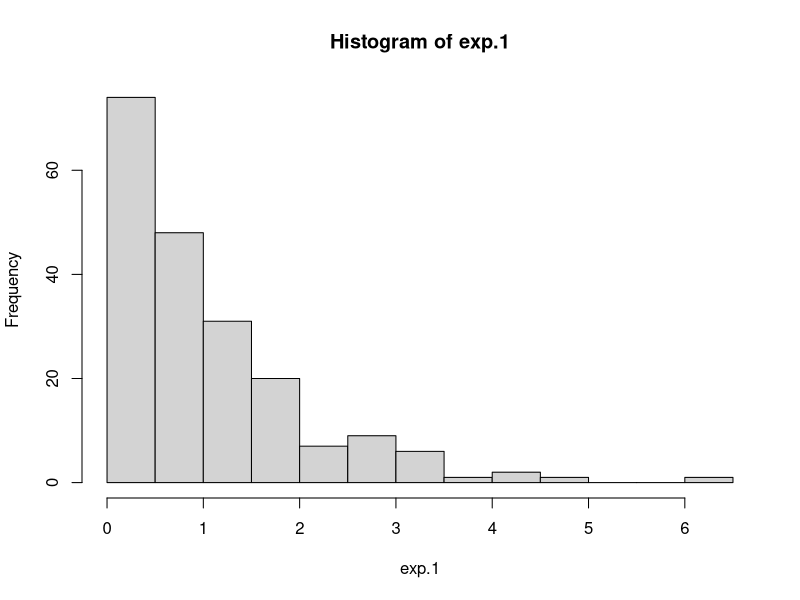
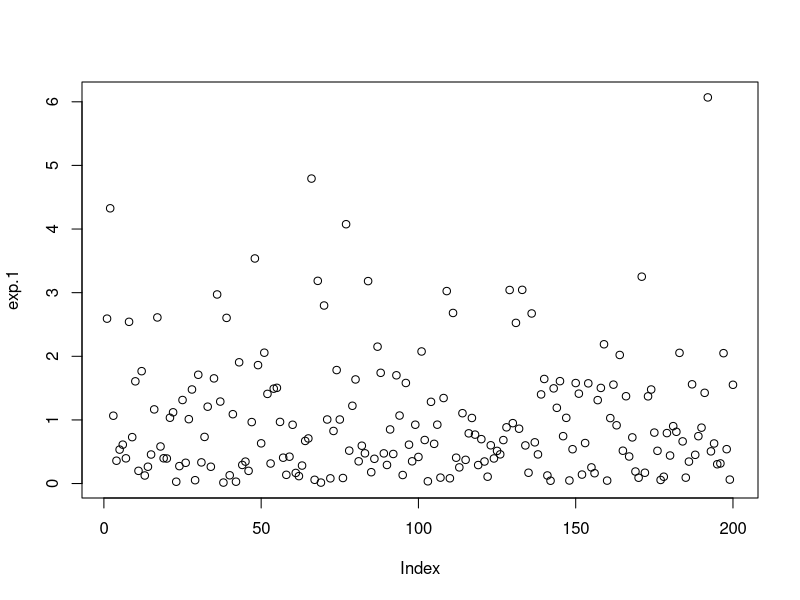
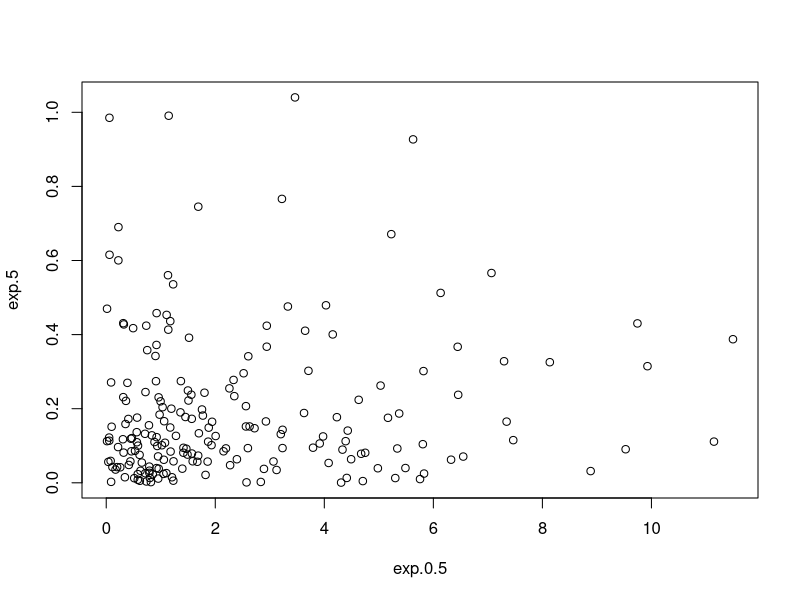
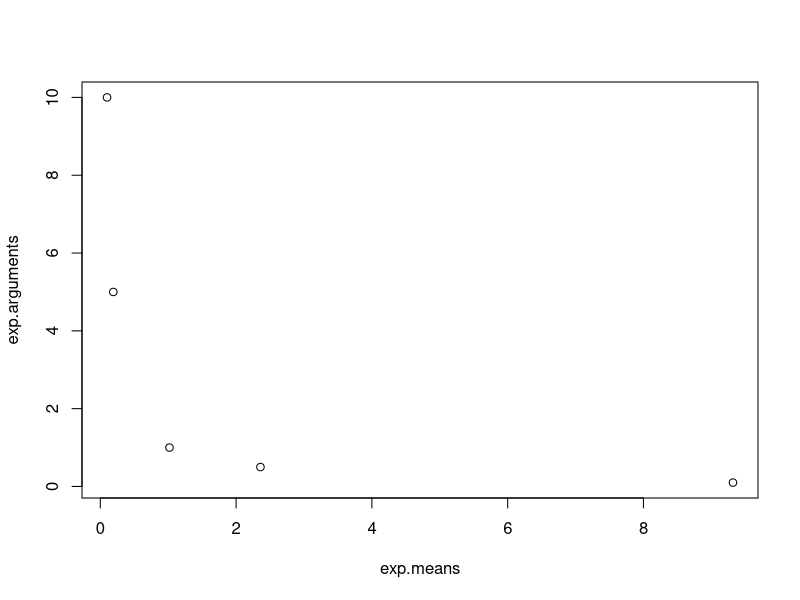
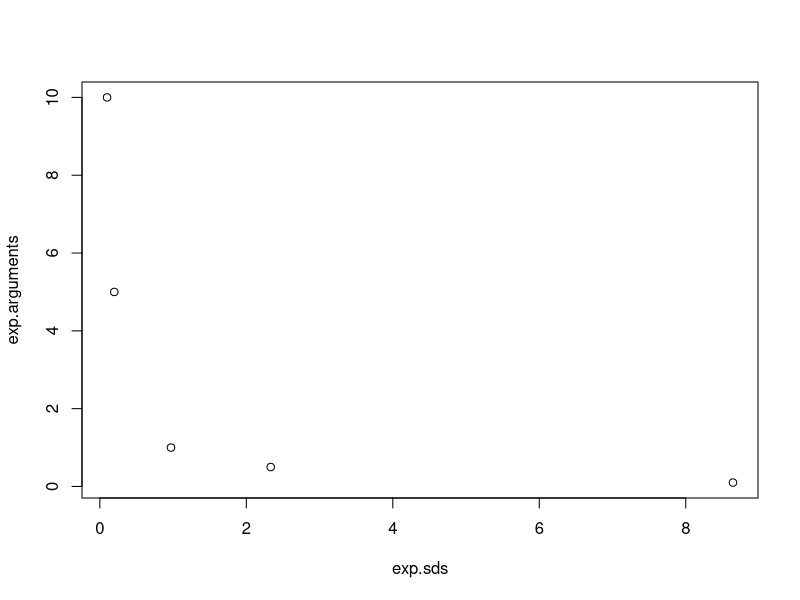
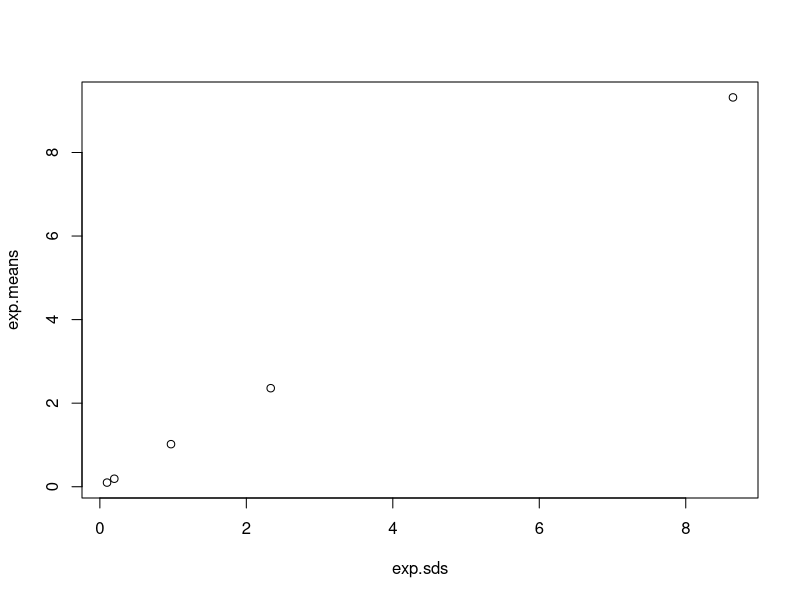
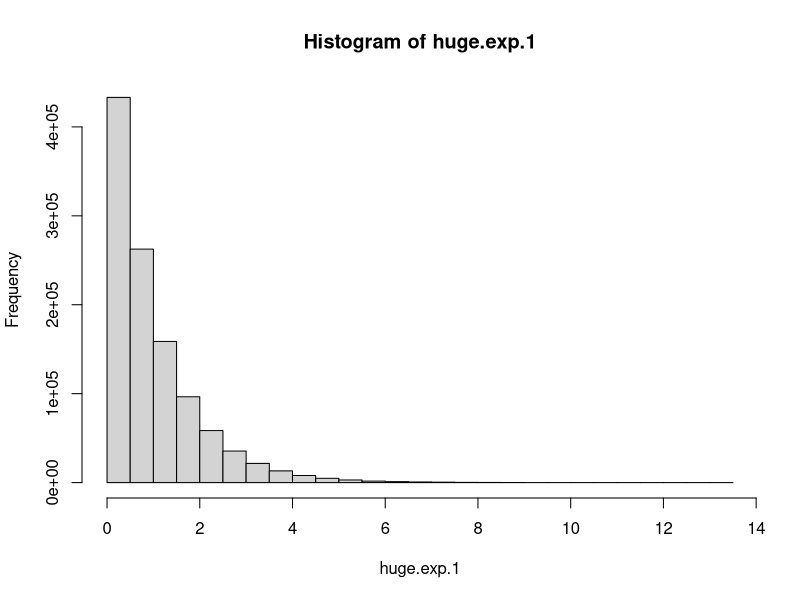
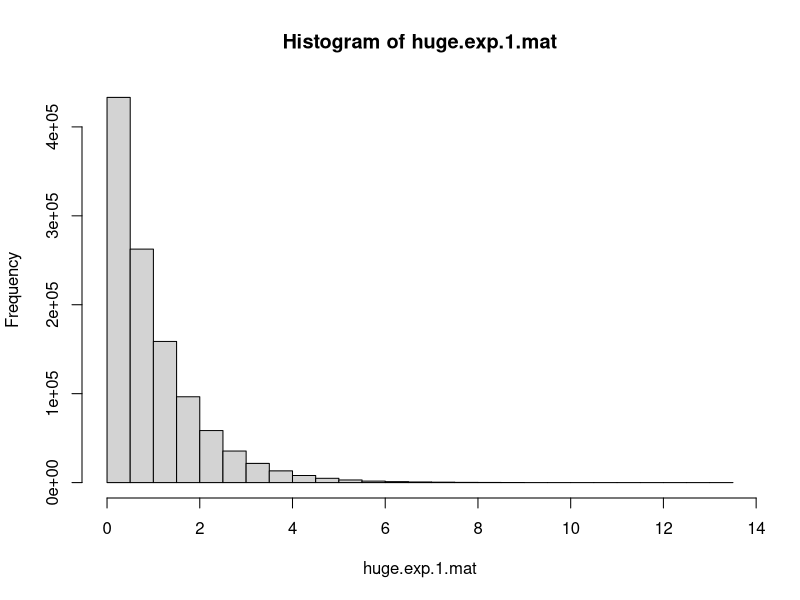

The R script that drew these images, in order:
## ---- chunk 1
knitr::opts_chunk$set(echo = TRUE)
## ---- chunk 2
exp.1 <- rexp(n = 200)
## ---- chunk 3
mean(exp.1)
sd(exp.1)
## ---- chunk 4
exp.0.1 <- rexp(n = 200, rate = 0.1)
exp.0.5 <- rexp(n = 200, rate = 0.5)
exp.5 <- rexp(n = 200, rate = 5)
exp.10 <- rexp(n = 200, rate = 10)
## ---- chunk 5
hist(exp.1)
## ---- chunk 6
plot(exp.1)
## ---- chunk 7
plot(exp.0.5, exp.5)
## ---- chunk 8
exp.arguments <- c(1., 0.1, 0.5, 5., 10.)
## ---- chunk 9
exp.means <- c(mean(exp.1), mean(exp.0.1), mean(exp.0.5), mean(exp.5), mean(exp.10))
## ---- chunk 10
exp.sds <- c(sd(exp.1), sd(exp.0.1), sd(exp.0.5), sd(exp.5), sd(exp.10))
## ---- chunk 11
plot(exp.means, exp.arguments, type = "p")
## ---- chunk 12
plot(exp.sds, exp.arguments, type = "p")
## ---- chunk 13
plot(exp.sds, exp.means, type = "p")
## ---- chunk 14
huge.exp.1 <- rexp(n = 1100000)
## ---- chunk 15
mean(huge.exp.1)
sd(huge.exp.1)
## ---- chunk 16
hist(huge.exp.1)
## ---- chunk 17
mean(huge.exp.1[] > 1)
## ---- chunk 18
huge.exp.1.mat <- matrix(huge.exp.1, 1100, 1000)
hist(huge.exp.1.mat)
## ---- chunk 19
mean(huge.exp.1.mat[137])
## ---- chunk 20
huge.exp.1.mat.colMeans <- colMeans(huge.exp.1.mat)
barplot(huge.exp.1.mat.colMeans)
## ---- chunk 21
mean(huge.exp.1 ^ 2)
sd(huge.exp.1 ^ 2)
